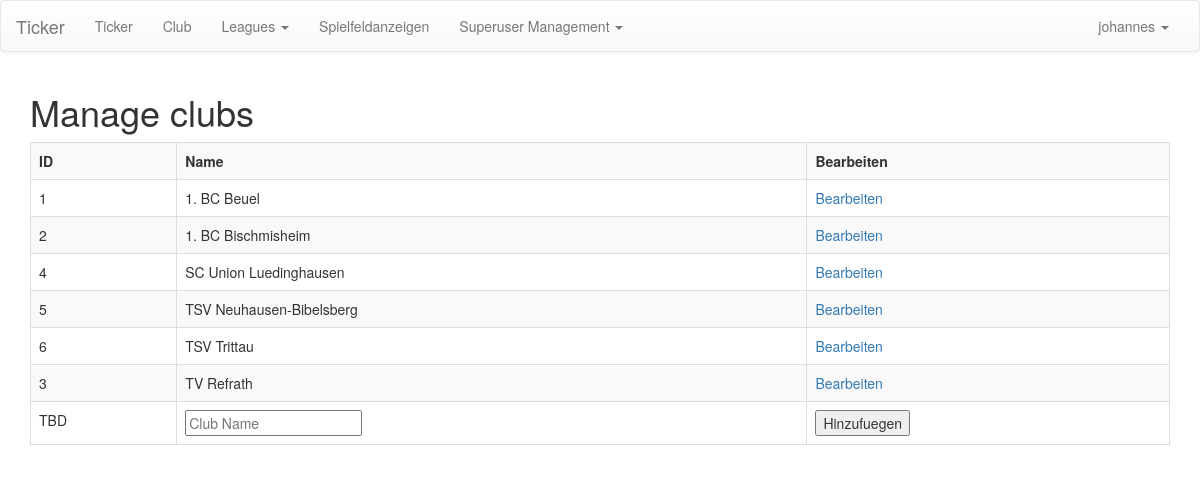
/ticker/manage/clubs/ (signed in), run on an earlier commit of the app's database.
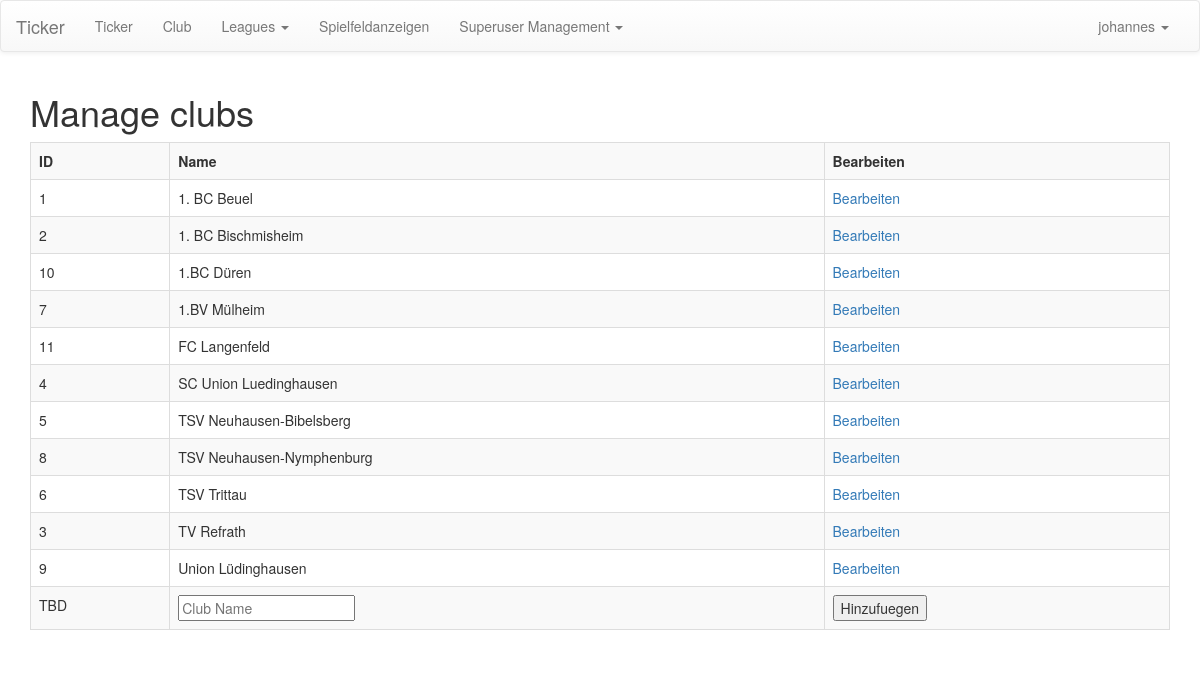
And on a later commit of the database.
### ticker/models/player_clubs.py (models this page shows, shortened)
class Club(models.Model):
    club_name = models.CharField(max_length=255)
    fields = models.ManyToManyField('PlayingField', blank=True)
    def get_name(self):
        return self.club_name

### ticker/views/user_interface.py (the view)
@login_required
def manage_clubs(request):
    clubs = Club.objects.all().order_by('club_name')
    return render(request, 'user/manage_clubs.html', dict(clubs=clubs))

### ticker/templatetags/custom_tags.py (called while the page is built, shortened)
@register.filter
def check_if_in_responsible_profiles(obj, user):
    if obj is None:
        return False

@register.filter
def get_club(user):
    assert(isinstance(user, User))
    p = Profile.objects.filter(user=user).first()
    if p is None:
        return None
    return p.associated_club

@register.filter
def get_leagues_club(user):
    club = get_club(user)
    leagues = League.objects.filter(teams__parent_club=club).distinct()
    return leagues

### ticker/templates/user/manage_clubs.html (shortened to what this page needs)
{% extends 'user/manage_base.html' %}
{% load custom_tags %}
{% block content %}
    <div class="container">
        <div class="row">
            <div class="col-sm-12">
                <h1>Manage clubs</h1>
                <form method="post" action="{% url 'club_add' %}" >
                    <table class="table table-bordered table-striped">
                        <tr>
                            <th>ID</th>
                            <th>Name</th>
                            <th>Bearbeiten</th>
                        </tr>
                        {% for club in clubs %}
                            {% if club.responsible_profiles|check_if_in_responsible_profiles:request.user%}
                                <tr class="responsible_club">
                                    <td>{{ club.id }}</td>
                                    <td>{{ club.get_name }}</td>
                                    <td><a href="{% url 'manage_club_details' club.id %}" class="editbutton">Bearbeiten</a></td>
                                </tr>
                            {% else %}
                                <tr>
                                    <td>{{ club.id }}</td>
                                    <td>{{ club.get_name }}</td>
                                    <td><a href="{% url 'manage_club_details' club.id %}" class="editbutton">Bearbeiten</a></td>
                                </tr>
                            {% endif %}
                        {% endfor %}
                        <tr class="new_row">
                            <td>TBD</td>
                            <td>
                                <input type="text" name="clubname" placeholder="Club Name"/>
                            </td>
                            <td>
                                <button class="addbutton" type="submit">Hinzufuegen</button>
                            </td>
                        </tr>
                    </table>
                </form>
            </div>
        </div>
    </div>
{% endblock %}

What changed in the data, as far as the page shows it:
added Club: id "10", get_name "1.BC Düren"
added Club: id "7", get_name "1.BV Mülheim"
added Club: id "11", get_name "FC Langenfeld"
added Club: id "8", get_name "TSV Neuhausen-Nymphenburg"
added Club: id "9", get_name "Union Lüdinghausen"
